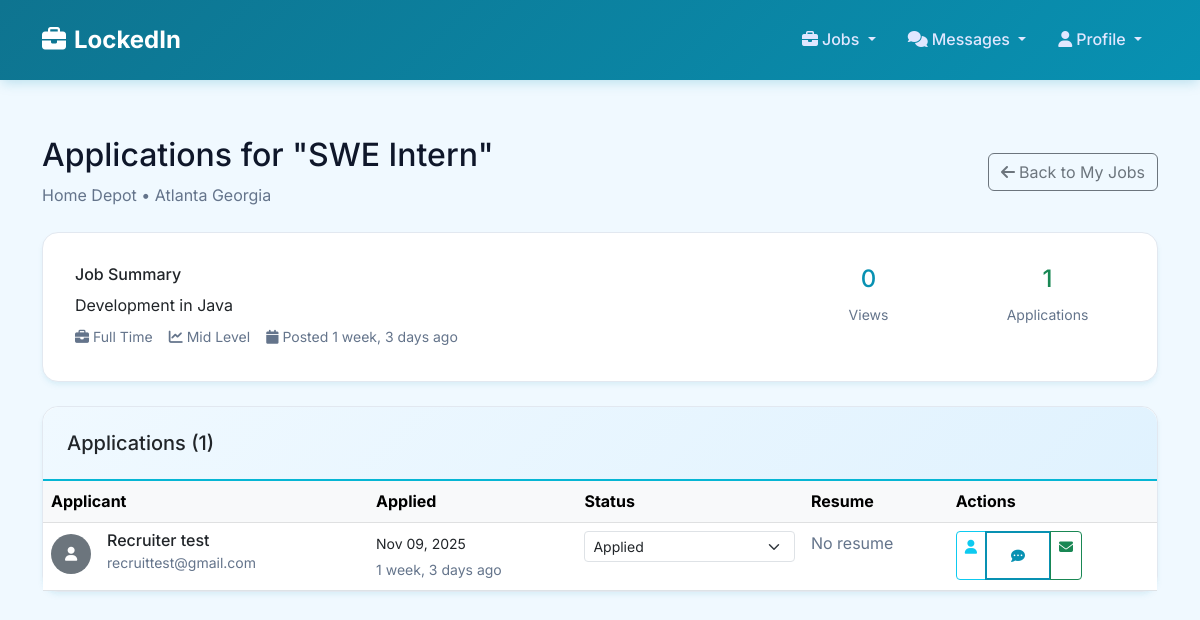
Page /jobs/25/applications/ (signed in) on the earlier database version.
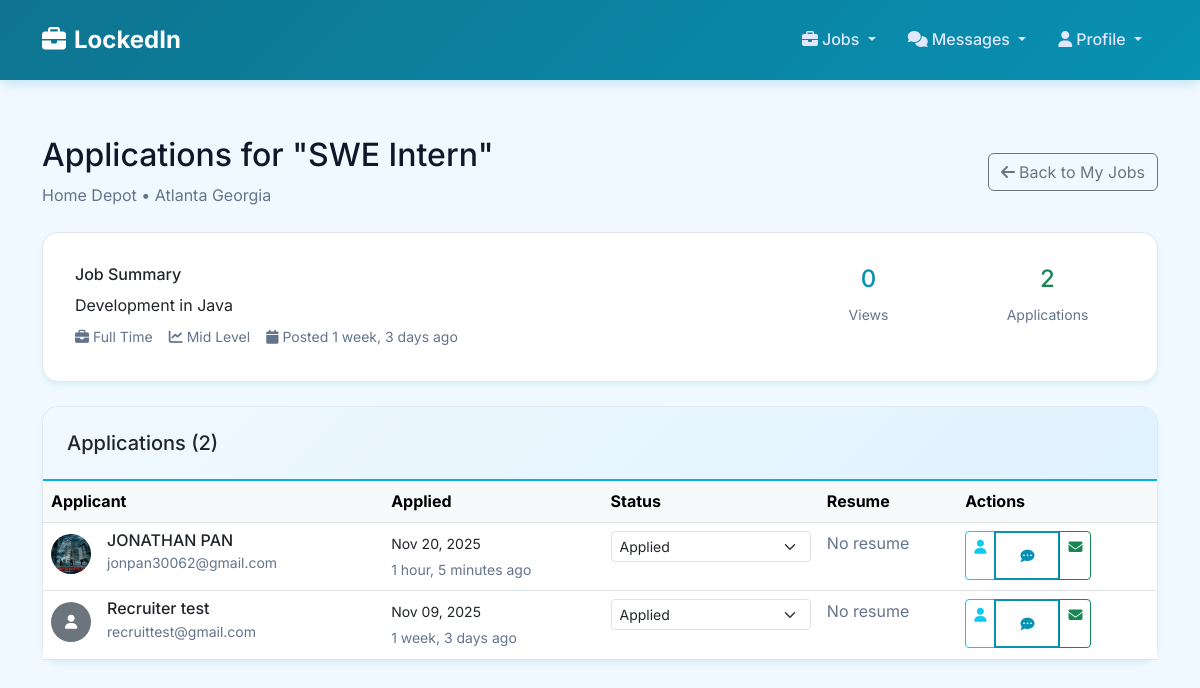
Same page on the later database version.
### jobs/models.py (models this page shows, shortened)
class JobApplication(models.Model):
    APPLICATION_STATUS = [
        ('applied', 'Applied'),
        ('review', 'Under Review'),
        ('interview', 'Interview'),
        ('offer', 'Offer'),
        ('closed', 'Closed'),
    ]
    OUTCOME_CHOICES = [
        ('pending', 'Pending'),
        ('accepted', 'Accepted Offer'),
        ('rejected', 'Rejected'),
        ('withdrawn', 'Withdrawn'),
    ]
    job = models.ForeignKey(JobPosting, on_delete=models.CASCADE, related_name='applications')
    applicant = models.ForeignKey(User, on_delete=models.CASCADE, related_name='job_applications')
    cover_letter = models.TextField(blank=True)
    resume = models.FileField(upload_to='resumes/', blank=True, null=True)
    status = models.CharField(max_length=20, choices=APPLICATION_STATUS, default='applied')
    applied_at = models.DateTimeField(auto_now_add=True)
    updated_at = models.DateTimeField(auto_now=True)
    reviewed_at = models.DateTimeField(null=True, blank=True)
    interview_date = models.DateTimeField(null=True, blank=True, help_text="Scheduled interview date and time")
    outcome = models.CharField(max_length=20, choices=OUTCOME_CHOICES, default='pending', help_text="Final outcome of the application")
    recruiter_notes = models.TextField(blank=True, help_text="Internal notes from recruiter")
    class Meta:
        unique_together = ['job', 'applicant']
        ordering = ['-applied_at']
        indexes = [
            models.Index(fields=['job', 'status']),
            models.Index(fields=['applicant', 'status']),
        ]

### profiles/models.py (models this page shows, shortened)
class CustomUser(AbstractUser):
    USER_TYPE_CHOICES = [
        ('job_seeker', 'Job Seeker'),
        ('recruiter', 'Recruiter'),
        ('admin', 'Administrator'),
    ]
    STATUS_CHOICES = [
        ('active', 'Active'),
        ('suspended', 'Suspended'),
        ('flagged', 'Flagged'),
    ]
    user_type = models.CharField(max_length=20, choices=USER_TYPE_CHOICES, default='job_seeker')
    status = models.CharField(max_length=20, choices=STATUS_CHOICES, default='active')
    created_at = models.DateTimeField(auto_now_add=True)
    updated_at = models.DateTimeField(auto_now=True)

class JobSeekerProfile(models.Model):
    user = models.OneToOneField(CustomUser, on_delete=models.CASCADE, related_name='job_seeker_profile')
    headline = models.CharField(max_length=200, help_text="Professional headline or title")
    bio = models.TextField(max_length=1000, blank=True, help_text="Brief professional summary")
    location = models.CharField(max_length=100, blank=True)
    latitude = models.DecimalField(max_digits=9, decimal_places=6, null=True, blank=True, help_text="Latitude coordinate")
    longitude = models.DecimalField(max_digits=9, decimal_places=6, null=True, blank=True, help_text="Longitude coordinate")
    commute_radius_miles = models.IntegerField(default=25, help_text="Preferred commute radius in miles")
    phone = models.CharField(max_length=20, blank=True)
    website = models.URLField(blank=True)
    linkedin_url = models.URLField(blank=True)
    github_url = models.URLField(blank=True)
    portfolio_url = models.URLField(blank=True)
    profile_picture = models.ImageField(upload_to='profile_pictures/', blank=True, null=True)
    is_public = models.BooleanField(default=True, help_text="Make profile visible to recruiters")
    created_at = models.DateTimeField(auto_now_add=True)
    updated_at = models.DateTimeField(auto_now=True)

### jobs/views.py (the view)
# urls.py: path('<int:job_id>/applications/', views.job_applications, name='job_applications'),
@login_required
def job_applications(request, job_id):
    job = get_object_or_404(JobPosting, id=job_id, posted_by=request.user)
    applications = JobApplication.objects.filter(
        job=job
    ).select_related('applicant').prefetch_related('status_history').order_by('-applied_at')
    context = {
        'job': job,
        'applications': applications,
    }
    return render(request, 'jobs/job_applications.html', context)

### jobs/templates/jobs/job_applications.html (shortened to what the changed rows need)
{% extends 'base.html' %}
{% block content %}
<div class="container mt-4">
    <div class="d-flex justify-content-between align-items-center mb-4">
        <div>
            <h2>Applications for "{{ job.title }}"</h2>
        </div>
    </div>
    <div class="card mb-4">
        <div class="card-body">
            <div class="row">
                <div class="col-md-4 text-end">
                    <div class="row text-center">
                        <div class="col-6">
                            <h4 class="text-success">{{ applications.count }}</h4>
                            <small class="text-muted">Applications</small>
                        </div>
                    </div>
                </div>
            </div>
        </div>
    </div>
    {% if applications %}
        <div class="card">
            <div class="card-header">
                <h5 class="mb-0">Applications ({{ applications.count }})</h5>
            </div>
            <div class="card-body p-0">
                <div class="table-responsive">
                    <table class="table table-hover mb-0">
                        <thead class="table-light">
                            <tr>
                                <th>Applicant</th>
                                <th>Applied</th>
                                <th>Status</th>
                                <th>Resume</th>
                                <th>Actions</th>
                            </tr>
                        </thead>
                        <tbody>
                            {% for application in applications %}
                                <tr>
                                    <td>
                                        <div class="d-flex align-items-center">
                                            {% if application.applicant.job_seeker_profile.profile_picture %}
                                                <img src="{{ application.applicant.job_seeker_profile.profile_picture.url }}" class="rounded-circle me-3" width="40" height="40" alt="Profile">
                                            {% else %}
                                                <div class="bg-secondary rounded-circle me-3 d-flex align-items-center justify-content-center" style="width: 40px; height: 40px;">
                                                    <i class="fas fa-user text-white small"></i>
                                                </div>
                                            {% endif %}
                                            <div>
                                                <h6 class="mb-0">{{ application.applicant.get_full_name|default:application.applicant.username }}</h6>
                                                <small class="text-muted">{{ application.applicant.email }}</small>
                                            </div>
                                        </div>
                                    </td>
                                    <td>
                                        <small>{{ application.applied_at|date:"M d, Y" }}</small><br>
                                        <small class="text-muted">{{ application.applied_at|timesince }} ago</small>
                                    </td>
                                    <td>
                                        <select class="form-select form-select-sm"
                                                onchange="updateApplicationStatus({{ application.id }}, this.value)"
                                                style="min-width: 120px;">
                                            {% for status_value, status_label in application.APPLICATION_STATUS %}
                                                <option value="{{ status_value }}"
                                                        {% if application.status == status_value %}selected{% endif %}>
                                                    {{ status_label }}
                                                </option>
                                            {% endfor %}
                                        </select>
                                    </td>
                                    <td>
                                        {% if application.resume %}
                                            <a href="{{ application.resume.url }}" class="btn btn-sm btn-outline-primary" target="_blank">
                                                <i class="fas fa-download me-1"></i>Download
                                            </a>
                                        {% else %}
                                            <span class="text-muted">No resume</span>
                                        {% endif %}
                                    </td>
                                    <td>
                                        <div class="btn-group" role="group">
                                            <a href="{% url 'view_public_profile' application.applicant.id %}"
                                               class="btn btn-sm btn-outline-info" title="View Full Profile">
                                                <i class="fas fa-user"></i>
                                            </a>
                                            <a href="{% url 'start_conversation' application.applicant.id %}"
                                               class="btn btn-sm btn-outline-primary" title="Send Platform Message">
                                                <i class="fas fa-comment-dots"></i>
                                            </a>
                                            <a href="mailto:{{ application.applicant.email }}"
                                               class="btn btn-sm btn-outline-success" title="Send Email">
                                                <i class="fas fa-envelope"></i>
                                            </a>
                                        </div>
                                    </td>
                                </tr>
                            {% endfor %}
                        </tbody>
                    </table>
                </div>
            </div>
        </div>
    {% endif %}
</div>
{% endblock %}

Differences in the rows shown:
added JobApplication: applicant.job_seeker_profile.profile_picture (picture), applicant.get_full_name "JONATHAN PAN", applicant.email "jonpan30062@gmail.com", applied_at "Nov 20, 2025", applied_at "1 hour, 5 minutes", status+id "Applied", resume "No resume"
Other differences:
{{ applications.count }}: "1" → "2"
